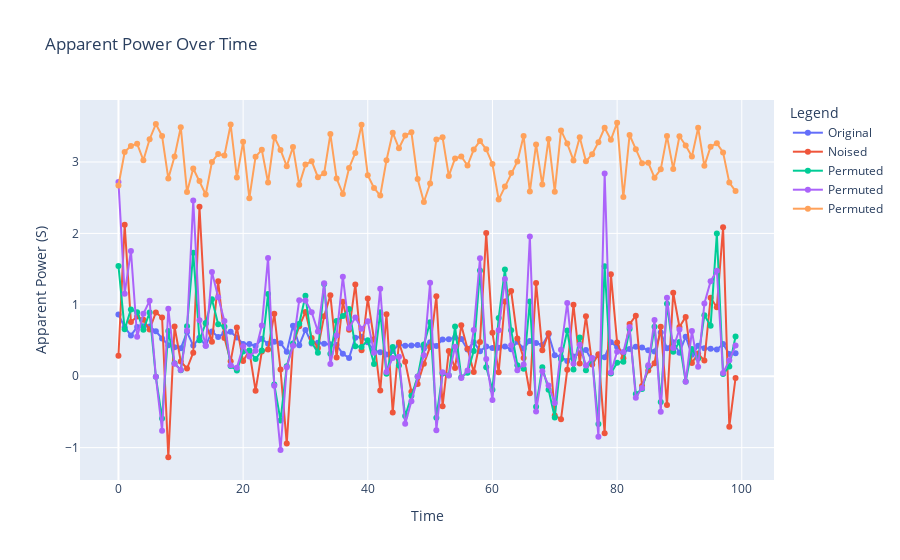

Here is the notebook cell this chart was saved with:
### Markdown cell above
## Original Dataset

### Code cell
fig = go.Figure()

# Add traces for each DataFrame
fig.add_trace(
    go.Scatter(
        x=original_df.index,
        y=original_df["Apparent Power (S)"],
        mode="lines+markers",
        name="Original",
    )
)
fig.add_trace(
    go.Scatter(
        x=noised_df.index,
        y=noised_df["Apparent Power (S)"],
        mode="lines+markers",
        name="Noised",
    )
)
fig.add_trace(
    go.Scatter(
        x=permuted_df.index,
        y=permuted_df["Apparent Power (S)"],
        mode="lines+markers",
        name="Permuted",
    )
)
fig.add_trace(
    go.Scatter(
        x=warped_df.index,
        y=warped_df["Apparent Power (S)"],
        mode="lines+markers",
        name="Permuted",
    )
)
fig.add_trace(
    go.Scatter(
        x=scaled_df.index,
        y=scaled_df["Apparent Power (S)"],
        mode="lines+markers",
        name="Permuted",
    )
)

# Add titles and labels
fig.update_layout(
    title="Apparent Power Over Time",
    xaxis_title="Time",
    yaxis_title="Apparent Power (S)",
    legend_title="Legend",
)

fig.show()
